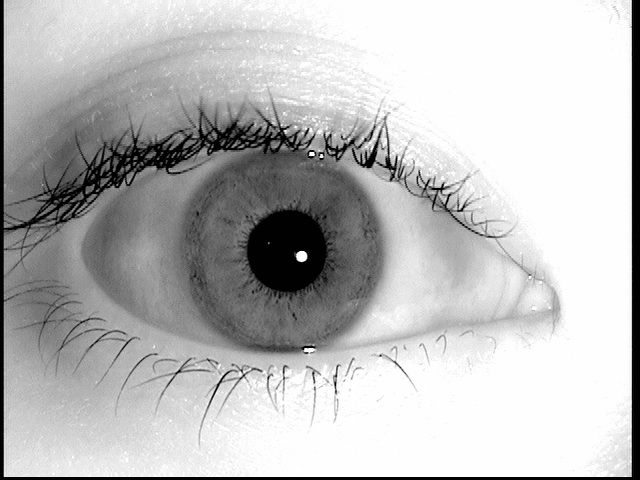
%> input picture images/iris3.jpg, 640 x 480 px
$ octave iris3.m   (GNU Octave 9; MATLAB toolbox functions it lacks are replaced by stand-ins)
%> lines starting %> are read from the running program, lines starting %| are printed output that depends on the picture; in (x1, y1, x2, y2) boxes, pixels count from 0 and x2, y2 are one past the last pixel; in counts of white or black regions, pixels touching at a corner belong together; the program's own positions count from 1
%--------------------------------------
% CSCI 59000 Biometrics - Iris/Retina Extraction
% Author: Chu-An Tsai
% 02/23/2020
%--------------------------------------

% This code is to detect the circles of pupil and iris, and find the boundary of eyelids.
% Then take the intersection of the donut region and detected eyelid region.
% Finally, unwrapping the donut.
% For iris3.jpg

clear,clc;

image = imread('images/iris3.jpg');
%> image is the input picture: size 480x640x3 uint8; min 0, max 255, mean 188.1
image = rgb2gray(image);
%> image: size 480x640 uint8
[h,w] = size(image);
%> h = 480; w = 640
figure(1);
set (gcf,'Position',[0,300,w,h]);
%imshow(image);

% Find the inner circle(pupil) and the outer circle(iris)
[centers_inner, radii_inner, metric_inner] = imfindcircles(image,[30 50], 'ObjectPolarity','dark','Sensitivity',0.95,'EdgeThreshold',0.1);
%> centers_inner = [287.5 251.4; 521.5 311.8; 250.8 409; 235.7 153.2]; radii_inner = [41.09; 39.52; 39.38; 43.71]; metric_inner = [0.104; 0.0392; 0.028; 0.017]
[centers_outer, radii_outer, metric_outer] = imfindcircles(image,[90 120],'ObjectPolarity','dark','Sensitivity',0.95,'EdgeThreshold',0.05);
%> centers_outer = [281.2 251.9]; radii_outer = 104.1; metric_outer = 0.0963

subplot(231)
imshow(image);
hold on
viscircles(centers_inner, radii_inner, 'EdgeColor','r');

subplot(232)
imshow(image);
hold on
viscircles(centers_outer, radii_outer, 'EdgeColor','b');

subplot(233)
imshow(image);
hold on
viscircles(centers_inner, radii_inner, 'EdgeColor','r');
hold on
viscircles(centers_outer, radii_outer, 'EdgeColor','b');

% Compute binary masks
bim_inner = zeros(h,w);
bim_outer = zeros(h,w);
xy_inner = [centers_inner(2),centers_inner(1)];
%> xy_inner = [521.5 287.5]
xy_outer = [centers_outer(2),centers_outer(1)];
%> xy_outer = [251.9 281.2]

for i = 1 : h
    for j = 1 : w
        xy = [i,j];
        if norm(xy-xy_inner) <= radii_inner
            bim_inner(i,j) = 1;
        end
        if norm(xy-xy_outer) <= radii_outer
            bim_outer(i,j) = 1;
        end
    end
end
%> bim_inner: size 480x640 double; every value is 0
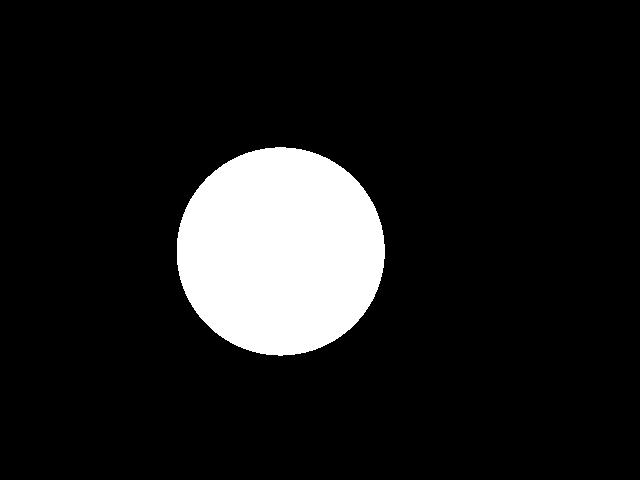
%> bim_outer: size 480x640 double; values 0 (black) and 1 (white), 11.1% white; 1 white region, box (x1, y1, x2, y2) and area: (177, 147, 385, 356) 34038

subplot(234)
imshow(bim_inner)
%hold on
%viscircles(centers_inner, radii_inner, 'EdgeColor','r');

subplot(235)
imshow(bim_outer)
%hold on
%viscircles(centers_outer, radii_outer, 'EdgeColor','b');

% Donut mask
bim_donut = bim_outer - bim_inner;

subplot(236)
imshow(bim_donut)
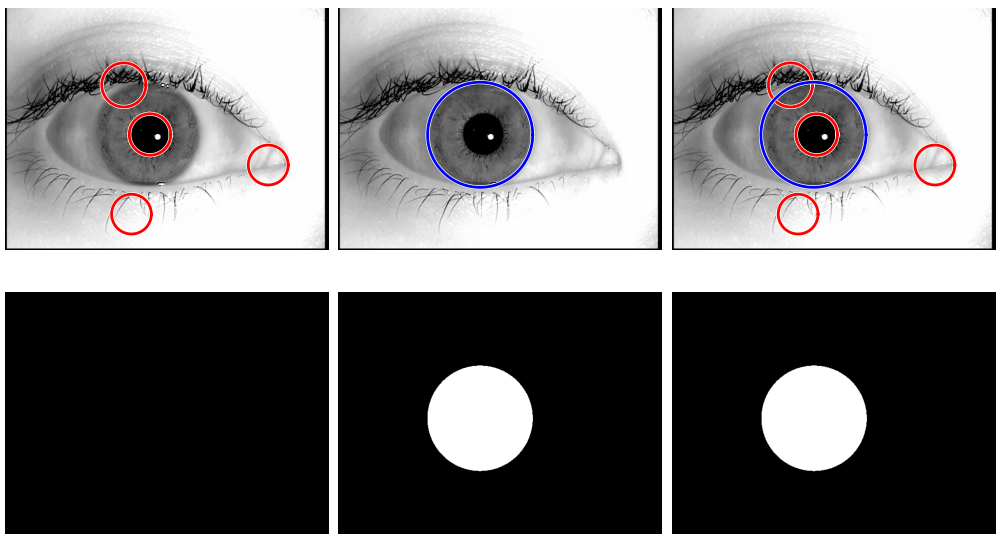
%> figure redrawn from the program's plot data, 6 panels
% [6 lines of commented-out code are left out]
[Px, Py] = snake_pgm('images/iris3.jpg');
% [101 lines not run here, left out]
function [Px, Py] = snake_pgm(filename)
%> called with filename = 'images/iris3.jpg'

[I,map] = imread(filename);
%> map = []
I = rgb2gray(I);
% Compute its edge map,
f = I/255;
%> f: size 480x640 uint8; values 0 (black) and 1 (white), 77.7% white; 338 black regions (326 under 20 px), largest, box (x1, y1, x2, y2) and area: (0, 0, 640, 480) 67128, (165, 358, 210, 389) 107, (86, 330, 127, 353) 100
f0 = gaussianBlur(f,2);
%> in xconv2, `YT = real(ifft2(FY));`:
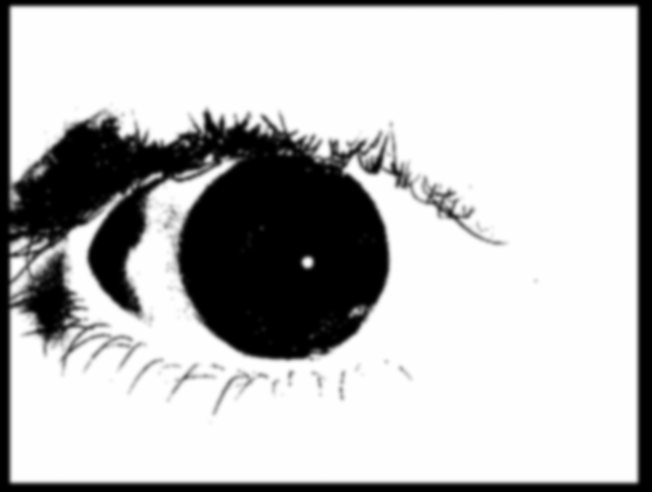
%> YT: size 492x652 double; min -7.26e-16, max 1, mean 0.744; drawn with min black and max white
%> in xconv2, `Y = YT(1+nl:n+nl,1+ml:m+ml);`:
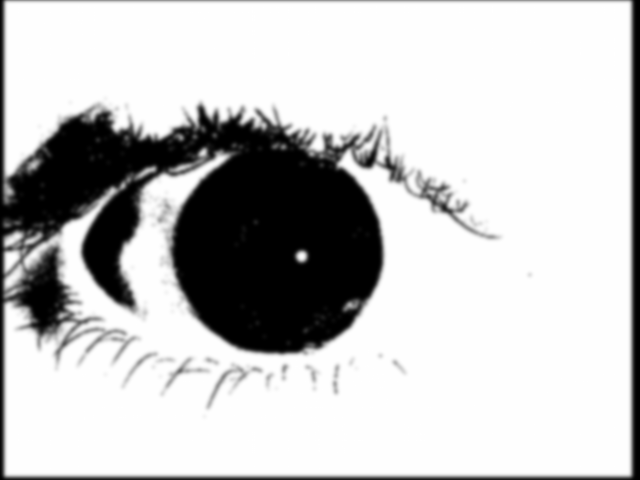
%> Y: size 480x640 double; min -7.26e-16, max 1, mean 0.775; drawn with min black and max white
[px,py] = gradient(f0);

% get the edge strength image
e = sqrt(px.^2 + py.^2);
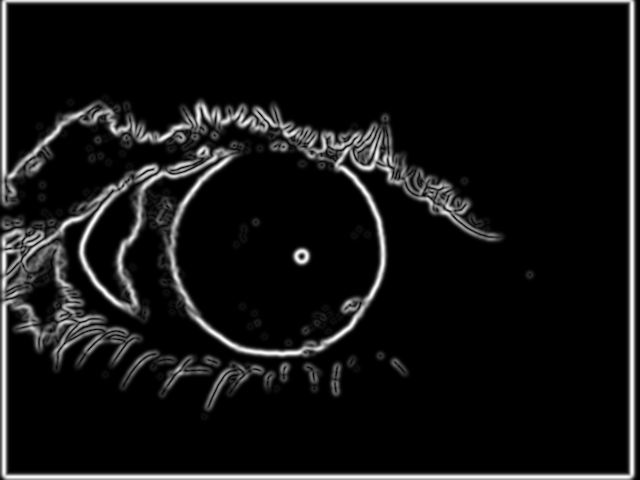
%> e: size 480x640 double; min 0, max 0.195, mean 0.0157; drawn with min black and max white
[px, py] = gradient(e);
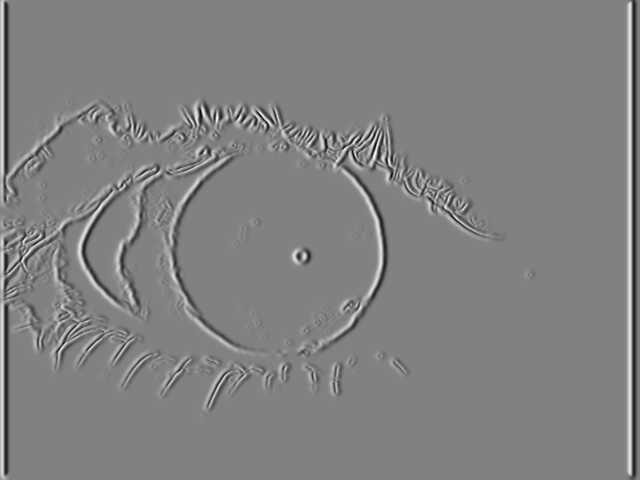
%> px: size 480x640 double; min -0.0692, max 0.0665, mean -7.22e-05; drawn with min black and max white
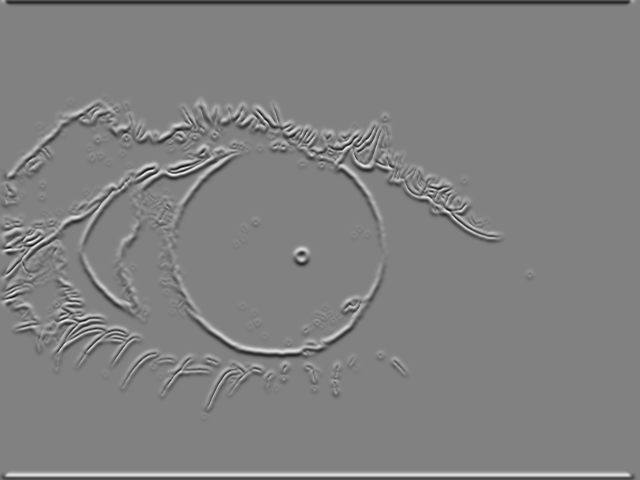
%> py: size 480x640 double; min -0.0732, max 0.0709, mean -0.00017; drawn with min black and max white

figure;
imdisp(f0);

% now allow manually input the snake points
[x,y] = snakeinit(1.0);
[x,y] = snakeinterp1(x,y,3); % snakeinterp1 does interpolation based on arc length

% snake deformation
disp(' ');
disp(' Press any key to start the deformation');
pause;

for i=1:200
   [x,y] = snakedeform(x,y,0.05,0.005,1,4,px,py,5);
   [x,y] = snakeinterp1(x,y,3); % reparamerization
   snakedisp(x,y,'r'),
   title(['Deformation in progress,  iter = ' num2str(i*5)])
   pause(0.00001);
end

disp(' ');
disp(' Press any key to display the final result');
pause;

figure;
imdisp(f0);
snakedisp(x,y,'r')
title(['Final result,  iter = ' num2str(i*5)]);

but =1;

while(1)

   disp(' ');
   disp('If satisfied with the final result,Press middle mouse button to exit');
   disp(' ');

   disp('If not satisfied with the final result, pull the snake, please');
   disp('Click the left mouse button to pick points to move toward.')
   disp('Press the right mouse button to continue the deformation.')

   % If only right mouse button clicked, then the snake will simply do more iterations
   % of convergence.
   Ptx = [];
   Pty = [];
   n =0;

   [s, t, but] = ginput(1);

   % If this is the middle button, exit
   if(but==2)
      break;
   end;

   maxGradient = max(e(:));
   ee =e;

   hold on;
   % but =1, picked the first point
   while but == 1
      n = n + 1;
      Ptx(n,1) = s;
      Pty(n,1) = t;
      plot(Ptx, Pty, 'b*');
      s = round(s);
      t = round(t);
      ee(s-2:s+2,t-2:t+2) = maxGradient;

      % pick another point (left button) or start deformation (right button)
      [s, t, but] = ginput(1);
   end

   if(but==2)
      break;
   end;

   [ppx, ppy] = gradient(ee);

   % but=3, start deformation
   for i=1:50,

      % Every attraction point's closest snake point will feel a force
      for j = 1:size(Ptx, 1)
         s =Ptx(j, 1);
         t =Pty(j, 1);

         d = sqrt((x-s).^2 + (y-t).^2);
         minD = min(d);
         idx = find(d==minD);

         x(idx) =s;
         y(idx) =t;
      end;

      [x,y] = snakedeform(x,y,0.05,0.03,1,4,ppx,ppy,5);
      [x,y] = snakeinterp1(x,y,3);
      snakedisp(x,y,'r')
      title(['Deformation in progress,  iter = ' num2str(i*5)])
      pause(0.00001);
   end

   %show final result
   snakedisp(x,y,'g');

   disp(' ');
   disp(' Press any key to display the final result');
   pause;

   figure,
   imdisp(f0);
   snakedisp(x,y,'r')
end;

% return the snake points
Px =x;
Py =y;
end
function GI = gaussianBlur(I,s)
% GAUSSIANBLUR blur the image with a gaussian kernel
%     GI = gaussianBlur(I,s)
%     I is the image, s is the standard deviation of the gaussian
%     kernel, and GI is the gaussian blurred image.


M = gaussianMask(1,s);
M = M/sum(sum(M));   % normalize the gaussian mask so that the sum is
                     % equal to 1
GI = xconv2(I,M);
end
function M = gaussianMask(k,s)
% k: the scaling factor
% s: standard variance

R = ceil(3*s); % cutoff radius of the gaussian kernal
for i = -R:R,
    for j = -R:R,
        M(i+ R+1,j+R+1) = k * exp(-(i*i+j*j)/2/s/s)/(2*pi*s*s);
    end
end

end
function Y = xconv2(I,G)
% function Y = xconv2(I,G)
%   I: the original image
%   G: the mask to be convoluted
%   Y: the convoluted result (by taking fft2, multiply and ifft2)
%
%   a similar version of the MATLAB conv2(I,G,'same'),  7/10/95
%   implemented by fft instead of doing direct convolution as in conv2
%   the result is almost same , differences are under 1e-10.
%   However, the speed of xconv2 is much faster than conv2 when
%   gaussian kernel has large standard variation.

[n,m] = size(I);
[n1,m1] = size(G);
FI = fft2(I,n+n1-1,m+m1-1);  % avoid aliasing
FG = fft2(G,n+n1-1,m+m1-1);
FY = FI.*FG;
YT = real(ifft2(FY));
nl = floor(n1/2);
ml = floor(m1/2);
Y = YT(1+nl:n+nl,1+ml:m+ml);
end
function imdisp(I)
% imdisp(I) - scale the dynamic range of an image and display it.

x = (0:255)./255;
grey = [x;x;x]';
minI = min(min(I));
%> minI = -7.26e-16
maxI = max(max(I));
%> maxI = 1
I = (I-minI)/(maxI-minI)*255;
image(I);
axis('square','off');
colormap(grey);

end
% [25 lines left out: functions snakedisp, uppertri, not called in this run]
function [x,y] = snakeinit(delta)
%SNAKEINIT  Manually initialize a 2-D, closed snake
%   [x,y] = SNAKEINIT(delta)
%
%   delta: interpolation step

hold on

x = [];
y = [];
n =0;

% Loop, picking up the points
disp('Left mouse button picks points.')
disp('Right mouse button picks last point.')

but = 1;
while but == 1
%> (the run ends here)
